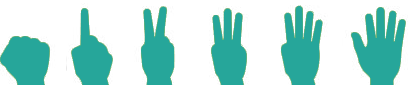
#> input picture client/gestures.png, 420 x 85 px
$ python -i motiondetector.py   (imports and definitions only)   (older library calls are emulated)
#> lines starting #> are read from the running program, lines starting #| are printed output that depends on the picture
import cv2

class MotionDetector:
    def __init__(self, accumWeight=0.7):
        #store the accumulated weight factor
        self.accumWeight = accumWeight

        #initialize the background model
        self.bg = None

    def update(self, image):
        # if the background model is None, initialize it
        if self.bg is None:
            self.bg = image.copy().astype("float")
            return

        # update the background model by accumulating the weighted average
        cv2.accumulateWeighted(image, self.bg, self.accumWeight)

    def detect(self, image, tVal=25):
        # compute the absolute difference between the background model and the image
        # passed in, then threshold the delta image
        kernel = cv2.getStructuringElement(cv2.MORPH_RECT, (7, 7))
        delta = cv2.absdiff(self.bg.astype("uint8"), image)
        # thresh = cv2.adaptiveThreshold(delta, 255, cv2.ADAPTIVE_THRESH_MEAN_C, cv2.THRESH_BINARY_INV, 25, 15)
        # thresh = cv2.threshold(delta, 0, 255, cv2.THRESH_BINARY | cv2.THRESH_OTSU)[1]
        thresh = cv2.threshold(delta, tVal, 255, cv2.THRESH_BINARY)[1]
        thresh = cv2.morphologyEx(thresh, cv2.MORPH_OPEN, kernel)

        # find contours in the thresholded image
        (_, cnts, _) = cv2.findContours(thresh.copy(), cv2.RETR_EXTERNAL, cv2.CHAIN_APPROX_SIMPLE)

        # if no contours were found, return None
        if len(cnts) == 0:
            return None

        # otherwise, return a tuple of the thresholded image along with the contour area
        return (thresh, max(cnts, key=cv2.contourArea))

>>> import cv2
>>> picture = cv2.imread('client/gestures.png', cv2.IMREAD_GRAYSCALE)
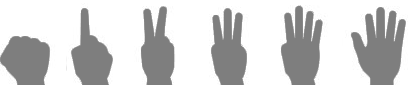
#> picture: shape (85, 420); min 126, max 255, mean 209.5
>>> result = MotionDetector().detect(picture)
#> (the run stopped early here; a loop or call above may not have finished)
